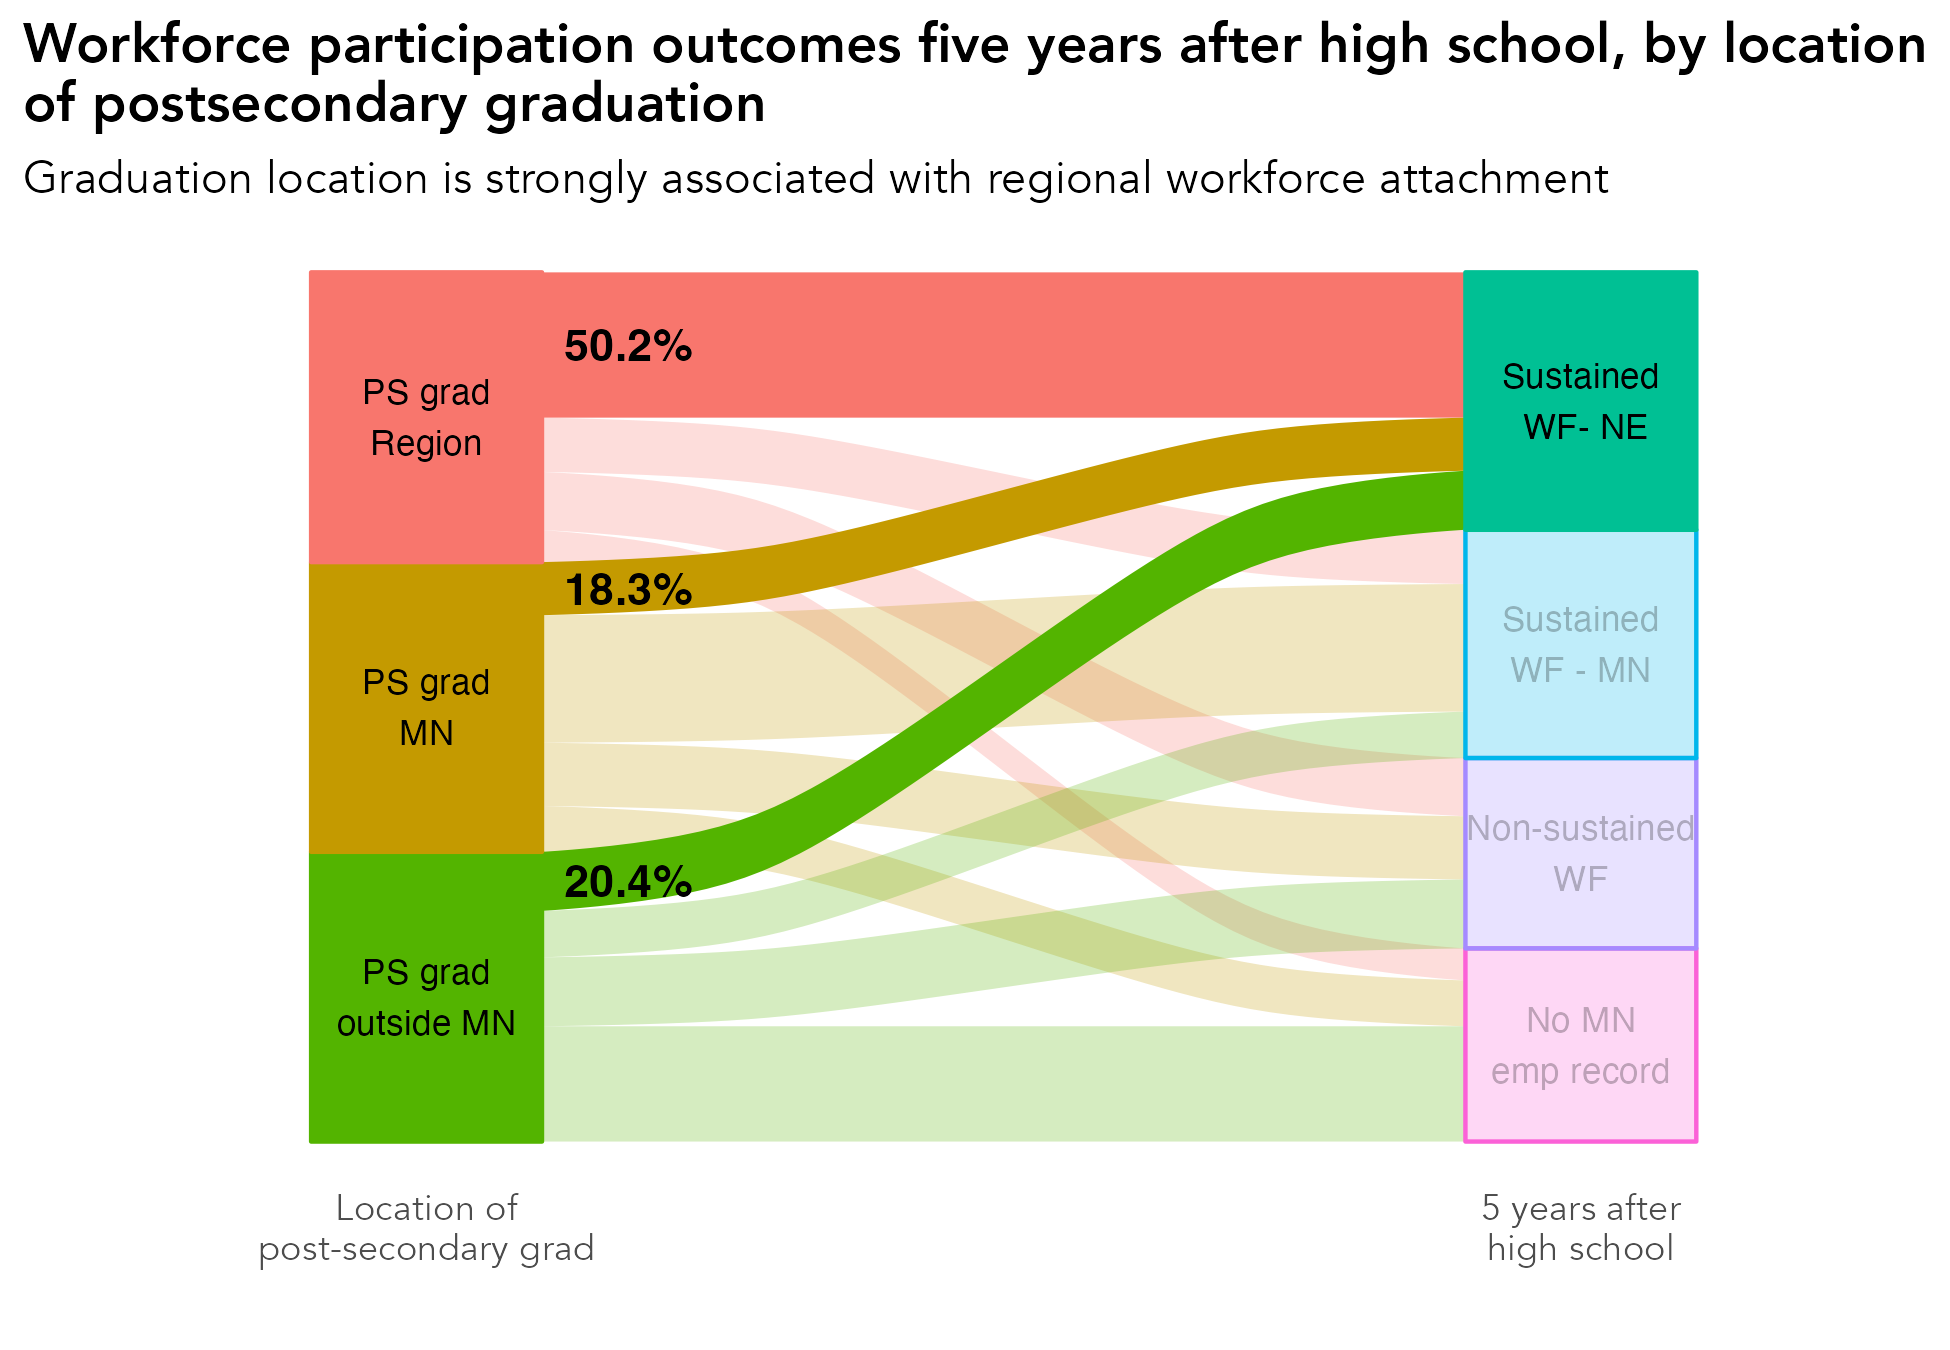

Write the R code that produced this figure.
# library -----------------------------------------------------------------
library(tidyverse)
library(sf)
library(ggrepel)
library(scales)
library(ggiraph)
library(rmapshaper)
library(cowplot)
library(RColorBrewer)
library(readxl)
library(lubridate)
library(readxl)
library(systemfonts)
reset_font_cache()
library(ggtext)
library(janitor)
library(cowplot)
library(ggalluvial)
library(ggsankey)


rm(list = ls())

# themes ------------------------------------------------------------------
theme_bar <- theme_bw() +
  theme(panel.grid.major = element_line(color = "grey70", size = 0.1),
        panel.grid.minor = element_blank(),
        axis.ticks = element_blank(),
        axis.text = element_text(face = "bold"),
        panel.border = element_blank(),
        legend.background = element_rect(fill = "transparent", color = "transparent"),
        legend.key = element_rect(fill = "transparent"),
        legend.key.size = unit(1, "lines"),
        legend.margin = margin(0,0,0,0),
        legend.title = element_blank(),
        legend.text = element_text(margin = margin(l = 2)),
        text = element_text(family = "Avenir") ,
        plot.title.position = "plot",
        plot.title = element_text(face = "bold"))

theme_line <- theme_bw() +
  theme(legend.background = element_rect(fill = "transparent", color = "transparent"),
        legend.key = element_rect(fill = "transparent"),
        legend.text = element_text(margin = margin(l = 2)),
        panel.grid.minor = element_blank(),
        panel.grid.major = element_line(color = "grey70", size = 0.1),
        axis.ticks = element_blank(),
        axis.text = element_text(face = "bold"),
        panel.border = element_blank(),
        legend.margin = margin(0,0,0,0),
        legend.key.size = unit(1, "lines"),
        text = element_text(family = "Avenir") ,
        plot.title.position = "plot",
        plot.title = element_text(face = "bold"))


theme_sf <- theme_bw() +
  theme(axis.text.x=element_blank(),
        axis.text.y=element_blank(),
        axis.ticks=element_blank(),
        panel.background = element_blank(),
        panel.grid.major = element_line(color = "white"),
        panel.border = element_blank(),
        legend.title = element_blank(),
        legend.text = element_text(margin = margin(l = 2)),
        legend.margin = margin(0,0,0,0),
        legend.key.size = unit(1, "lines"),
        text = element_text(family = "Avenir") ,
        plot.title.position = "plot",
        plot.title = element_text(face = "bold"))

theme_all <- theme_bw() +
  theme(axis.ticks=element_blank(),
        axis.text.y = element_blank(),
        panel.background = element_blank(),
        panel.grid.major = element_blank(),
        panel.grid = element_blank(),
        panel.border = element_blank(),
        legend.title = element_blank(),
        legend.text = element_text(margin = margin(l = 2)),
        legend.margin = margin(0,0,0,0),
        legend.key.size = unit(1, "lines"),
        text = element_text(family = "Avenir") ,
        plot.title.position = "plot",
        plot.title = element_text(face = "bold"))


regions <- read_csv("/Users/kellyasche/Library/CloudStorage/GoogleDrive-kasche@ruralmn.org/My Drive/Data Prep/R Projects/Join docs/county_regions.csv") %>%
  select(5,6) %>%
  unique() %>%
  mutate(edr = str_replace(edr, "  ", " "),
         planning.region = str_replace(planning.region, " Minnesota", ""),
         planning.region = fct_relevel(planning.region, "Northwest", "Northeast", "Central", "Seven County Mpls-St Paul", "Southwest", "Southeast"),
         edr = fct_relevel(edr, "EDR 1 - Northwest", "EDR 2 - Headwaters", "EDR 3 - Arrowhead", "EDR 4 - West Central", "EDR 5 - North Central", "EDR 6E- Southwest Central", "EDR 6W- Upper Minnesota Valley", "EDR 7E- East Central", "EDR 7W- Central", "EDR 8 - Southwest", "EDR 9 - South Central", "EDR 10 - Southeast", "EDR 11 - 7 County Twin Cities", "Minnesota"))

counties.regions <- read_csv("/Users/kellyasche/Library/CloudStorage/GoogleDrive-kasche@ruralmn.org/My Drive/Data Prep/R Projects/Join docs/county_regions.csv") %>%
  mutate(countyfp = formatC(countyfp, width = 3, flag = "0"),
         Name = str_to_title(Name),
         Name = str_replace(Name, "Q", "q"),
         Name = str_replace(Name, "Of The", "of the"),
         Name = str_replace(Name, "Mcleod", "McLeod"),
         Dem_Desc = ifelse(Name == "Minnesota", "Minnesota", Dem_Desc) ,
         edr = str_replace(edr, "  ", " "),
         planning.region = str_replace(planning.region, " Minnesota", ""),
         planning.region = fct_relevel(planning.region, "Northwest", "Northeast", "Central", "Seven County Mpls-St Paul", "Southwest", "Southeast"),
         edr = fct_relevel(edr, "EDR 1 - Northwest", "EDR 2 - Headwaters", "EDR 3 - Arrowhead", "EDR 4 - West Central", "EDR 5 - North Central", "EDR 6E- Southwest Central", "EDR 6W- Upper Minnesota Valley", "EDR 7E- East Central", "EDR 7W- Central", "EDR 8 - Southwest", "EDR 9 - South Central", "EDR 10 - Southeast", "EDR 11 - 7 County Twin Cities", "Minnesota"))

color.ruca <- c("Entirely rural" = "#009933", "Town/rural mix" = "#99CC33", "Urban/town/rural mix" = "#CC9966", "Entirely urban" = "#754C29", "Minnesota" = "black")

color.pr <- c("Northwest" = "#4575b4","Northeast" = "grey", "Central" = "#fee090", "Seven County Mpls-St Paul" = "#d73027", "Southwest" = "#91bfdb", "Southeast" = "#fc8d59", "Minnesota" = "black")

color.edr <- c("EDR 1 - Northwest" = "#b3cde3", "EDR 2 - Headwaters" = "#8c96c6", "EDR 3 - Arrowhead" = "#fe9929", "EDR 4 - West Central" = "#8856a7", "EDR 5 - North Central" = "#810f7c", "EDR 6E- Southwest Central" = "#e5f5f9", "EDR 6W- Upper Minnesota Valley" = "#bdc9e1", "EDR 7E- East Central" = "#99d8c9", "EDR 7W- Central" = "#2ca25f", "EDR 8 - Southwest" = "#74a9cf", "EDR 9 - South Central" = "#0570b0", "EDR 10 - Southeast" = "#d7301f", "EDR 11 - 7 County Twin Cities" = "#d8b365", "Minnesota" = "black")

color.pr.edr <- c ("Northwest" = "#4575b4","Northeast" = "#e0f3f8", "Central" = "#fee090", "Seven County Mpls-St Paul" = "#d73027", "Southwest" = "#91bfdb", "Southeast" = "#fc8d59", "Minnesota" = "black", "EDR 1 - Northwest" = "#b3cde3", "EDR 2 - Headwaters" = "#8c96c6", "EDR 3 - Arrowhead" = "#fe9929", "EDR 4 - West Central" = "#8856a7", "EDR 5 - North Central" = "#810f7c", "EDR 6E- Southwest Central" = "#e5f5f9", "EDR 6W- Upper Minnesota Valley" = "#bdc9e1", "EDR 7E- East Central" = "#99d8c9", "EDR 7W- Central" = "#2ca25f", "EDR 8 - Southwest" = "#74a9cf", "EDR 9 - South Central" = "#0570b0", "EDR 10 - Southeast" = "#d7301f", "EDR 11 - 7 County Twin Cities" = "#d8b365")

color.six <- c("#009933", "#4575b4", "grey", "#fee090", "#fc8d59", "#d73027")

mn_counties <- st_read("/Users/kellyasche/Library/CloudStorage/GoogleDrive-kasche@ruralmn.org/My Drive/Data Prep/R Projects/Shapefiles/County shapefiles/MNCounties_MNDOT.shp", quiet = TRUE) %>%
  ms_simplify(keep = .01, keep_shapes = TRUE) %>%
  rename("countyfp" = "FIPS_CODE")

counties.regions.1 <- counties.regions %>%
  mutate(statefp = "27",
         project.pr = ifelse(edr %in% c("EDR 1 - Northwest", "EDR 2 - Headwaters", "EDR 4 - West Central"), "Northwest",
                             ifelse(edr == "EDR 3 - Arrowhead", "Northeast",
                                    ifelse(edr %in% c("EDR 5 - North Central", "EDR 7E- East Central", "EDR 7W- Central"), "Central",
                                           ifelse(edr %in% c("EDR 6E- Southwest Central", "EDR 6W- Upper Minnesota Valley", "EDR 8 - Southwest"), "Southwest",
                                                  ifelse(edr %in% c("EDR 9 - South Central", "EDR 10 - Southeast"), "Southern", as.character(planning.region)))))),
         project.pr = fct_relevel(project.pr, "Northwest", "Northeast", "Central", "Seven County Mpls-St Paul", "Southwest", "Southern"))


# Prep data ---------------------------------------------------------------

original <- read_csv("Data/SLEDS/Masters/Master-report-dataset.csv")

data <- original %>%
  select(grad.year.5, ps.grad.location) %>%
  filter(grad.year.5 != "After 2023") %>%
  filter(grad.year.5 != "Attending ps") %>%
  filter(ps.grad.location != "Attending ps",
         ps.grad.location != "Did not graduate ps") %>%
  group_by(ps.grad.location, grad.year.5) %>%
  summarize(n = n()) %>%
  ungroup() %>%
  group_by(ps.grad.location) %>%
  mutate(pct = n / sum(n)) %>%
  ungroup() %>%
  mutate(grad.year.5 = str_replace(grad.year.5, "No MN emp record, not attending ps", "No MN emp record"),
         grad.year.5 = str_replace(grad.year.5, "Not meaningful, not attending ps", "Non-sustained WF"),
         grad.year.5 = str_replace(grad.year.5, "Meaningful WF - Northeast", "Sustained WF - NE"),
         grad.year.5 = str_replace(grad.year.5, "Meaningful WF - MN", "Sustained WF - MN"),
         ps.grad.location = fct_relevel(ps.grad.location, "PS grad Region", "PS grad MN", "PS grad outside MN"))
         
ps.grad.location.order <- c("PS grad Region", "PS grad MN", "PS grad outside MN")

grad.year.5.order <- c("Sustained WF - NE", "Sustained WF - MN", "Non-sustained WF", "No MN emp record")

ps.grad.location.order.plot <- c("PS grad\nRegion", "PS grad\nMN", "PS grad\noutside MN")

grad.year.5.order.plot <- c("Sustained\n WF- NE", "Sustained\nWF - MN", "Non-sustained\nWF", "No MN\nemp record")

df_lodes <- data %>%
  mutate(
    ps.grad.location = factor(ps.grad.location, levels = ps.grad.location.order),
    grad.year.5     = factor(grad.year.5, levels = grad.year.5.order)
  ) %>%
  to_lodes_form(
    axes = c("ps.grad.location", "grad.year.5"),
    key = "axis",
    value = "stratum",
    id = "flow_id"
  ) %>%
  group_by(flow_id) %>%
  mutate(
    highlight = if_else(
      any(stratum == "Sustained WF - NE"),
      "highlight",
      "base"
    )
  ) %>%
  ungroup() %>%
  group_by(flow_id) %>%
  mutate(
    ps.grad.location = first(stratum[axis == "ps.grad.location"])
  ) %>%
  ungroup()


labels <- df_lodes %>%
  filter(axis == "ps.grad.location", highlight == "highlight") %>%
  arrange(ps.grad.location) %>%
  select(stratum, pct) %>%
  mutate(half.pct = pct / 2,
         cumsum = rev(seq(n())),
         yloc = cumsum - half.pct,
         highlight = "highlight") %>%
  select(-pct)

master <- df_lodes %>%
  left_join(labels, by = c("stratum", "highlight"))

names(labels)
# Create chart ------------------------------------------------------------

ggplot(
  master,
  aes(
    x = axis,
    stratum = stratum,
    alluvium = flow_id,
    y = pct,
    fill = ps.grad.location,     # left-side colors
    alpha = highlight           # highlight flows
  )
) +
  geom_flow(width = 0.4) +
  geom_stratum(width = 0.4, aes(fill = stratum, color = stratum)) +
  geom_text(
    stat = "stratum",
    label = c(rev(ps.grad.location.order.plot), rev(grad.year.5.order.plot)),
    size = 3
  ) +
  geom_text(aes(x = 1.35, y = yloc, label = percent(pct, accuracy = .1)), fontface = "bold") +
  scale_alpha_manual(
    values = c(highlight = 1, base = 0.25),
    guide = "none"
  ) +
  scale_x_discrete(
    limits = c("ps.grad.location", "middle", "grad.year.5"),
    labels = c("Location of\npost-secondary grad", "", "5 years after\nhigh school")
  ) +
  labs(x = "", 
       y = "",
       title = "Workforce participation outcomes five years after high school, by location\nof postsecondary graduation",
       subtitle = "Graduation location is strongly associated with regional workforce attachment") +
  theme_all +
  theme(legend.position = "none")

ggsave(filename = "Charts/Paper report/sankey-ps-grad-location-meaningful-wf-ne.pdf", device = cairo_pdf, dpi = "print", width = 6.5, height = 4.5)

ggsave(filename = "Charts/Paper report/sankey-ps-grad-location-meaningful-wf-ne.png", dpi = "print", width = 6.5, height = 4.5)
